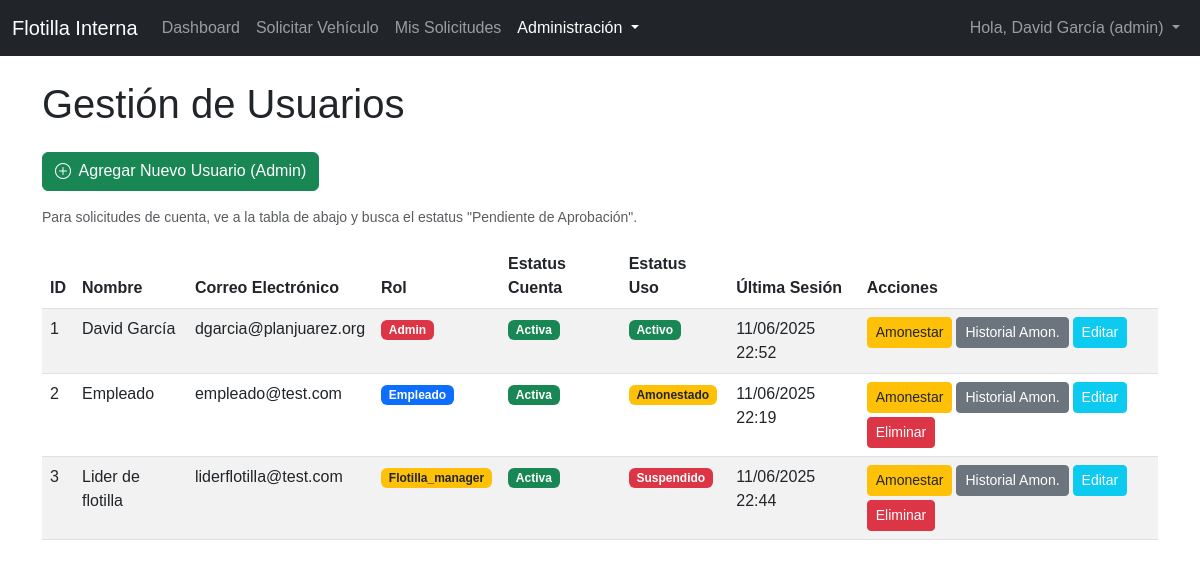
The page /gestion_usuarios.php (signed in) on the database its author committed.
### tables this page shows
CREATE TABLE `usuarios` (
  `id` int(11) NOT NULL,
  `nombre` varchar(255) NOT NULL,
  `correo_electronico` varchar(255) NOT NULL,
  `password` varchar(255) DEFAULT NULL,
  `rol` enum('admin','empleado','flotilla_manager') NOT NULL DEFAULT 'empleado',
  `estatus_cuenta` enum('pendiente_aprobacion','activa','rechazada','inactiva') NOT NULL DEFAULT 'pendiente_aprobacion',
  `estatus_usuario` enum('activo','amonestado','suspendido') NOT NULL DEFAULT 'activo',
  `google_id` varchar(255) DEFAULT NULL,
  `fecha_creacion` datetime DEFAULT current_timestamp(),
  `ultima_sesion` datetime DEFAULT NULL
);

### public/gestion_usuarios.php (the view, shortened to what this page needs)
<?php
$db = connectDB();
$user_id_sesion = $_SESSION['user_id'];
$usuarios = [];
if ($db) {
    try {
        $stmt = $db->query("SELECT id, nombre, correo_electronico, rol, estatus_cuenta, estatus_usuario, fecha_creacion, ultima_sesion FROM usuarios ORDER BY nombre ASC");
        $usuarios = $stmt->fetchAll(PDO::FETCH_ASSOC);
    } catch (PDOException $e) {
        error_log("Error al cargar usuarios o historial de amonestaciones: " . $e->getMessage());
        $error_message = 'No se pudieron cargar los datos de usuarios o su historial.';
    }
}
?>
<!DOCTYPE html>
<html lang="es">
<head>
    <link href="https://cdn.jsdelivr.net/npm/bootstrap@5.3.0/dist/css/bootstrap.min.css" rel="stylesheet">
    <link rel="stylesheet" href="css/style.css">
    <link rel="stylesheet" href="https://cdn.jsdelivr.net/npm/bootstrap-icons@1.11.3/font/bootstrap-icons.min.css">
</head>
<body>
    <?php
    require_once '../app/includes/navbar.php';
    ?>
    <div class="container mt-4">
        <h1 class="mb-4">Gestión de Usuarios</h1>
        <button type="button" class="btn btn-success mb-3" data-bs-toggle="modal" data-bs-target="#addEditUserModal" data-action="add">
            <i class="bi bi-plus-circle"></i> Agregar Nuevo Usuario (Admin)
        </button>
        <p class="text-muted small">Para solicitudes de cuenta, ve a la tabla de abajo y busca el estatus "Pendiente de Aprobación".</p>
        <?php if (empty($usuarios)): ?>
            <div class="alert alert-info" role="alert">
                No hay usuarios registrados en el sistema.
            </div>
        <?php else: ?>
            <div class="table-responsive">
                <table class="table table-striped table-hover">
                    <thead>
                        <tr>
                            <th>ID</th>
                            <th>Nombre</th>
                            <th>Correo Electrónico</th>
                            <th>Rol</th>
                            <th>Estatus Cuenta</th>
                            <th>Estatus Uso</th>
                            <th>Última Sesión</th>
                            <th>Acciones</th>
                        </tr>
                    </thead>
                    <tbody>
                        <?php foreach ($usuarios as $usuario): ?>
                            <tr>
                                <td><?php echo htmlspecialchars($usuario['id']); ?></td>
                                <td><?php echo htmlspecialchars($usuario['nombre']); ?></td>
                                <td><?php echo htmlspecialchars($usuario['correo_electronico']); ?></td>
                                <td>
                                    <?php
                                    $rol_class = '';
                                    switch ($usuario['rol']) {
                                        case 'admin':
                                            $rol_class = 'badge bg-danger';
                                            break;
                                        case 'flotilla_manager':
                                            $rol_class = 'badge bg-warning text-dark';
                                            break;
                                        case 'empleado':
                                            $rol_class = 'badge bg-primary';
                                            break;
                                    }
                                    ?>
                                    <span class="<?php echo $rol_class; ?>"><?php echo htmlspecialchars(ucfirst($usuario['rol'])); ?></span>
                                </td>
                                <td>
                                    <?php
                                    $estatus_cuenta_class = '';
                                    switch ($usuario['estatus_cuenta']) {
                                        case 'activa':
                                            $estatus_cuenta_class = 'badge bg-success';
                                            break;
                                    }
                                    ?>
                                    <span class="<?php echo $estatus_cuenta_class; ?>"><?php echo htmlspecialchars(ucfirst(str_replace('_', ' ', $usuario['estatus_cuenta']))); ?></span>
                                </td>
                                <td>
                                    <?php
                                    $estatus_usuario_class = '';
                                    switch ($usuario['estatus_usuario']) {
                                        case 'activo':
                                            $estatus_usuario_class = 'badge bg-success';
                                            break;
                                        case 'amonestado':
                                            $estatus_usuario_class = 'badge bg-warning text-dark';
                                            break;
                                        case 'suspendido':
                                            $estatus_usuario_class = 'badge bg-danger';
                                            break;
                                    }
                                    ?>
                                    <span class="<?php echo $estatus_usuario_class; ?>"><?php echo htmlspecialchars(ucfirst($usuario['estatus_usuario'])); ?></span>
                                </td>
                                <td><?php echo $usuario['ultima_sesion'] ? date('d/m/Y H:i', strtotime($usuario['ultima_sesion'])) : 'Nunca'; ?></td>
                                <td>
                                    <div class="d-flex flex-wrap gap-1">
                                        <button type="button" class="btn btn-sm btn-warning text-dark" data-bs-toggle="modal" data-bs-target="#addAmonestacionModal"
                                            data-user-id="<?php echo $usuario['id']; ?>" data-user-name="<?php echo htmlspecialchars($usuario['nombre']); ?>">
                                            Amonestar
                                        </button>
                                        <button type="button" class="btn btn-sm btn-secondary" data-bs-toggle="modal" data-bs-target="#viewUserHistoryModal"
                                            data-user-id="<?php echo $usuario['id']; ?>" data-user-name="<?php echo htmlspecialchars($usuario['nombre']); ?>">
                                            Historial Amon.
                                        </button>
                                        <button type="button" class="btn btn-sm btn-info text-white" data-bs-toggle="modal" data-bs-target="#addEditUserModal" data-action="edit"
                                            data-id="<?php echo $usuario['id']; ?>"
                                            data-nombre="<?php echo htmlspecialchars($usuario['nombre']); ?>"
                                            data-correo="<?php echo htmlspecialchars($usuario['correo_electronico']); ?>"
                                            data-rol="<?php echo htmlspecialchars($usuario['rol']); ?>"
                                            data-estatus-cuenta="<?php echo htmlspecialchars($usuario['estatus_cuenta']); ?>"
                                            data-estatus-usuario="<?php echo htmlspecialchars($usuario['estatus_usuario']); ?>">
                                            Editar
                                        </button>
                                        <?php if ($usuario['id'] !== $user_id_sesion): ?>
                                            <button type="button" class="btn btn-sm btn-danger" data-bs-toggle="modal" data-bs-target="#deleteUserModal" data-id="<?php echo $usuario['id']; ?>" data-nombre="<?php echo htmlspecialchars($usuario['nombre']); ?>">
                                                Eliminar
                                            </button>
                                        <?php endif; ?>
                                    </div>
                                </td>
                            </tr>
                        <?php endforeach; ?>
                    </tbody>
                </table>
            </div>
        <?php endif; ?>
    </div>
</body>
</html>

### public/css/style.css (style rules this page uses)
body { font-family: Arial, sans-serif; }
.btn i.bi { vertical-align: middle; margin-right: 0.25rem; }

### rows shown on the page
usuarios: id "1", nombre "David García", correo_electronico "dgarcia@planjuarez.org", rol "Admin", estatus_cuenta "Activa", estatus_usuario "Activo", ultima_sesion "11/06/2025 22:52"
usuarios: id "2", nombre "Empleado", correo_electronico "empleado@test.com", rol "Empleado", estatus_cuenta "Activa", estatus_usuario "Amonestado", ultima_sesion "11/06/2025 22:19"
usuarios: id "3", nombre "Lider de flotilla", correo_electronico "liderflotilla@test.com", rol "Flotilla_manager", estatus_cuenta "Activa", estatus_usuario "Suspendido", ultima_sesion "11/06/2025 22:44"

### other values the page prints
$nombre_usuario_sesion "David García"
$rol_usuario_sesion "admin"
